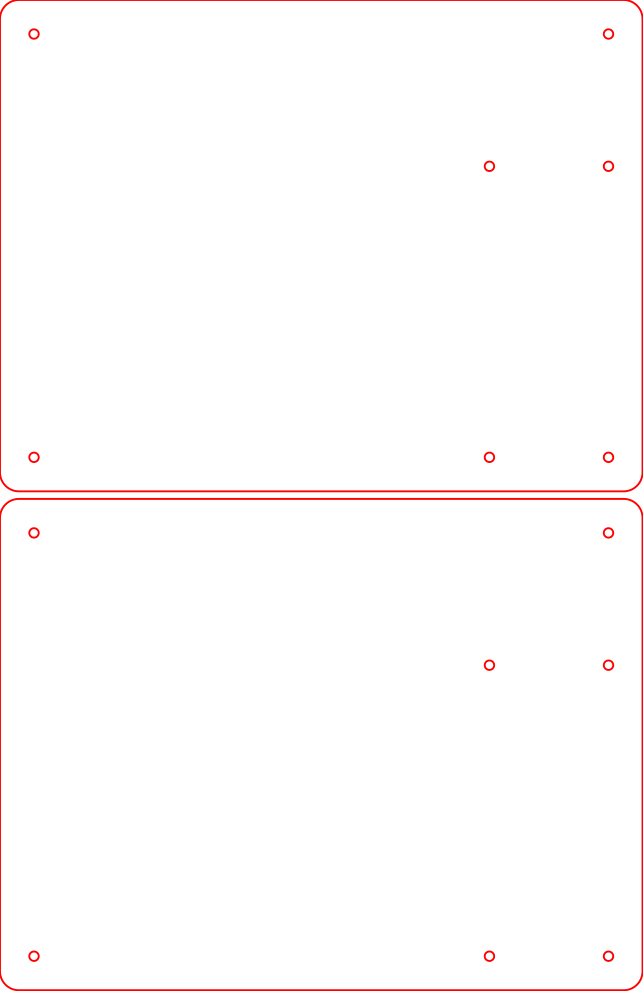

The script that saved this image:
from laser.util import *

w = 160
h = 120
r = 5
m = 2.5

def drill_holes(d, r=5, long_pci_tab=False):
	g = d.g()

	g.add(d.circle((r+4, r+4), m/2, **cut))
	g.add(d.circle((r+w-4, r+4), m/2, **cut))
	if not long_pci_tab:
		g.add(d.circle((r+4, r+h-4), m/2, **cut))
	g.add(d.circle((r+w-4, r+h-4), m/2, **cut))

	g.add(d.circle((r+w-35.5, r+h-4), m/2, **cut))
	g.add(d.circle((r+w-4, r+h-81), m/2, **cut))
	g.add(d.circle((r+w-35.5, r+h-81), m/2, **cut))

	return g

def base(d, r=5):
	g = d.g()

	g.add(d.rect((0, 0), (w+2*r, h+2*r), r, r, **cut))
	g.add(drill_holes(d, r))

	return g

top = base

if __name__ == "__main__":
	d = panel('ee96.svg', 170, 262)

	d.add(base(d))
	d.add(translate(top(d), 0, 132))

	d.save()
